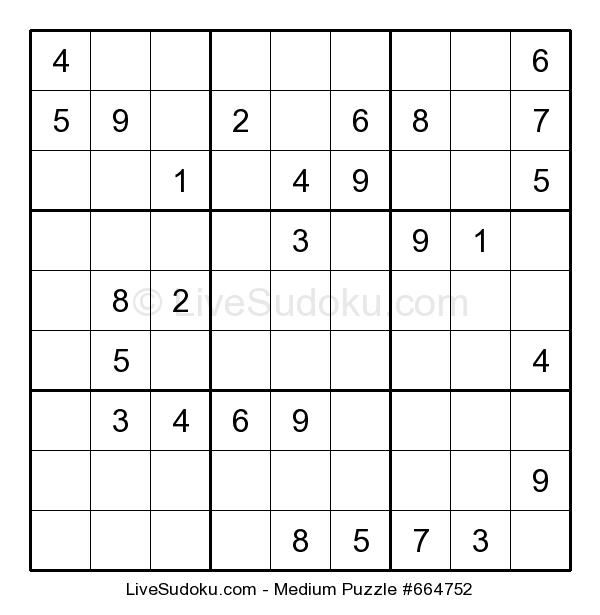
#> input picture 2.Manipulating Image/Perspective Transform/Image Used/Sudoku.jpg, 600 x 615 px, found by its file name
$ python 'Perspective Transform.py'
#> lines starting #> are read from the running program, lines starting #| are printed output that depends on the picture
#!/usr/bin/env python
# coding: utf-8

# In[2]:


import cv2
import numpy as np
import matplotlib.pyplot as plt


# In[3]:


image = cv2.imread(r'C:\Users\DELL\Desktop\python project\open cv2\prac 13\Sudoku.jpg')
#> image is the input picture: shape (615, 600, 3); min 0, max 255, mean 237.8
plt.imshow(cv2.cvtColor(image, cv2.COLOR_BGR2RGB))
plt.title('Orginal Image')
plt.show()


# # Perspective Transform

# Perspective transform is a geometric transformation used to convert the perspective view of an object or image into a new view. It is often applied to correct distortions caused by the perspective projection when capturing images or to warp images into a different perspective.

# The perspective transform requires four points from the source image and four corresponding points in the destination image to calculate the transformation matrix. These points form a quadrilateral in both the source and destination images. By applying the transformation matrix, the source image can be warped to align with the destination quadrilateral, effectively changing its perspective.

# In[6]:


point_A = np.float32([[28, 29], [570, 30], [25, 570], [570, 570]])
point_B = np.float32([[0, 0], [600, 0], [0, 600], [600, 600]])

metrix = cv2.getPerspectiveTransform(point_A, point_B)

warped = cv2.warpPerspective(image, metrix, (600, 600))
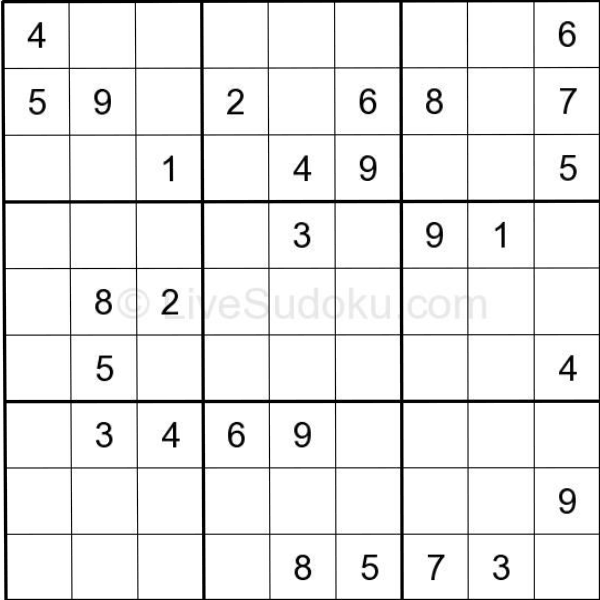
#> warped: shape (600, 600, 3); min 0, max 255, mean 236.6
plt.imshow(cv2.cvtColor(warped, cv2.COLOR_BGR2RGB))
plt.title('Perspective Transform ')
plt.show()
cv2.imwrite('Warped_image.png', warped)


# In[ ]:
